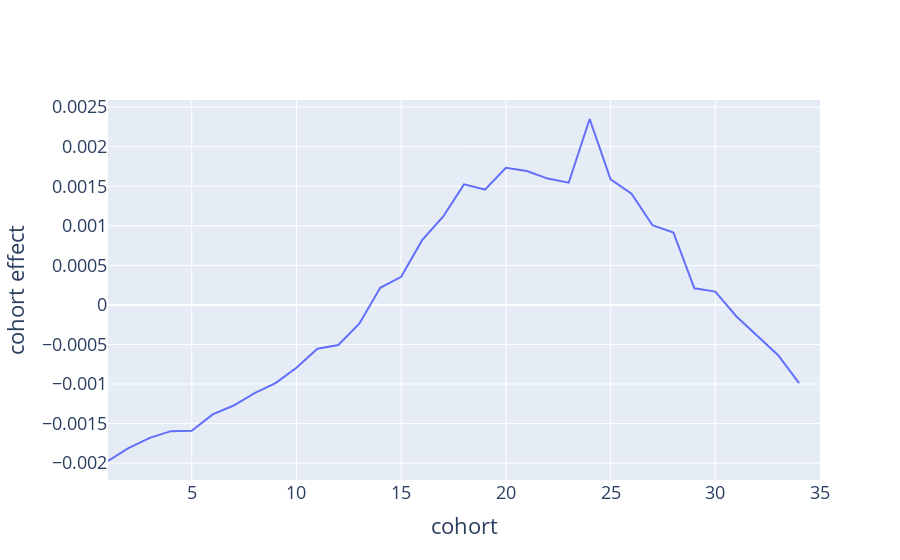

Source (notebook cell):
### Markdown cell above
## visualize the effect for cf1

### Code cell
clf_v = clf1.coef_[1:len_v]
v_range = [v.min(),v.max()]
v_layout = go.Layout(
    title=
        {
            'y':0.9,
            'x':0.45,
            'xanchor': 'center', 
            'yanchor': 'top'
        },
        xaxis=dict(
            title="cohort",
            range = v_range
        ),
        yaxis=dict(
            title="cohort effect"
        ),
        font=dict(
            size=20
        ),
        legend=dict(
            orientation="h",
            yanchor="bottom",
            y=1.02,
            xanchor="right",
            x=1
        )
    )

cohort_trace0 = go.Scatter(
    x = v,
    y = clf_v,
    mode = 'lines',
    name = 'default rate'
)

cohort_fig = go.Figure({'data': [cohort_trace0],'layout': v_layout})
cohort_fig.show()
#py.plot(period_fig, filename='..\\..\\res\\apc_period.html',auto_open = False)

### Figure 1 — Plotly figure (JSON) as saved in the notebook; plotly's stock layout.template omitted (floating-point values rounded to 4 significant figures)
{"data": [{"mode": "lines", "name": "default rate", "type": "scatter", "x": [1, 2, 3, 4, 5, 6, 7, 8, 9, 10, 11, 12, 13, 14, 15, 16, 17, 18, 19, 20, 21, 22, 23, 24, 25, 26, 27, 28, 29, 30, 31, 32, 33, 34, 35], "y": [-0.001973, -0.001808, -0.00168, -0.001596, -0.00159, -0.001384, -0.001271, -0.001115, -0.0009894, -0.0007944, -0.0005539, -0.0005069, -0.0002377, 0.0002156, 0.0003555, 0.0008187, 0.001114, 0.001524, 0.001458, 0.001734, 0.001692, 0.001597, 0.001544, 0.00235, 0.001588, 0.001406, 0.001006, 0.0009152, 0.0002107, 0.0001684, -0.0001434, -0.0003856, -0.0006355, -0.0009877]}], "layout": {"font": {"size": 18}, "title": {"x": 0.45, "xanchor": "center", "y": 0.9, "yanchor": "top"}, "xaxis": {"range": [1, 35], "title": {"text": "cohort"}}, "yaxis": {"title": {"text": "cohort effect"}}}}
